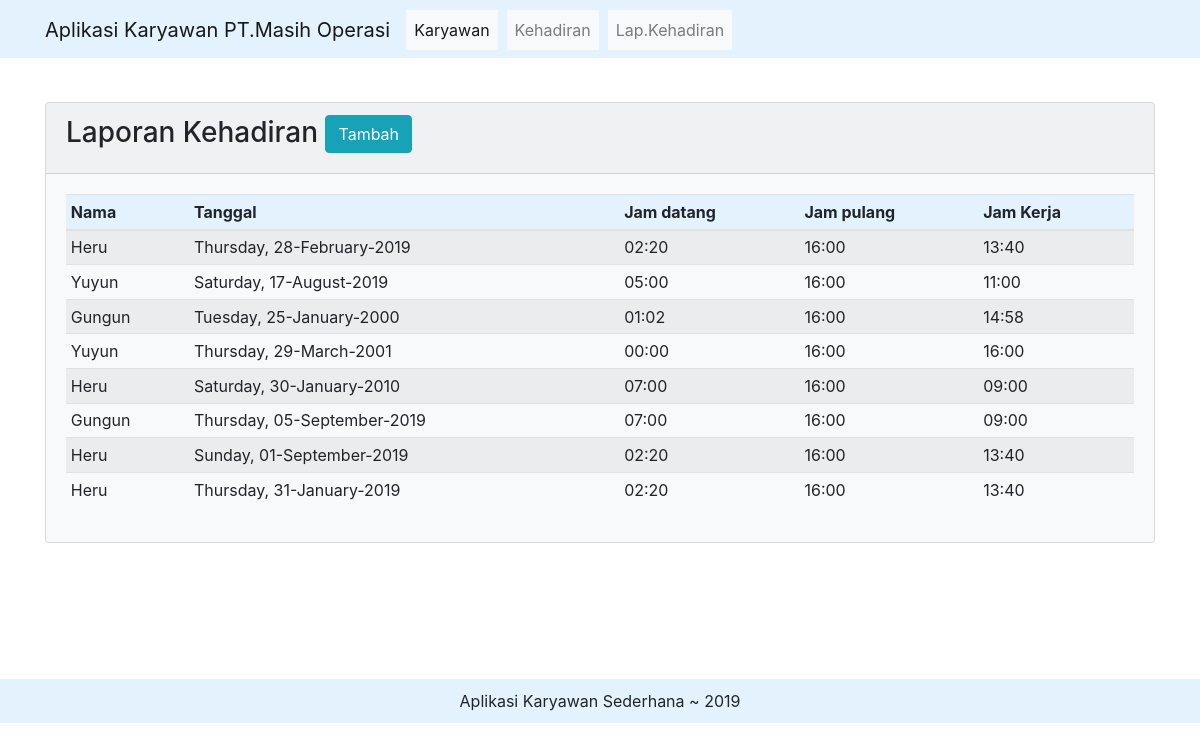
Screenshot of /lap_absen.php with the database file from the repository.
### tables this page shows
CREATE TABLE `kehadiran` (
  `id` int(5) NOT NULL AUTO_INCREMENT,
  `karyawan_id` int(3) NOT NULL,
  `tgl` date NOT NULL,
  `datang` time NOT NULL,
  `pulang` time NOT NULL,
  PRIMARY KEY (`id`),
  KEY `karyawan_id` (`karyawan_id`),
  CONSTRAINT `kehadiran_ibfk_1` FOREIGN KEY (`karyawan_id`) REFERENCES `karyawan` (`id`)
);

CREATE TABLE `karyawan` (
  `id` int(3) NOT NULL AUTO_INCREMENT,
  `nama` varchar(60) NOT NULL,
  `jenkel` varchar(10) NOT NULL,
  `jabatan` varchar(20) NOT NULL,
  `no_hp` varchar(16) NOT NULL,
  `alamat` text NOT NULL,
  PRIMARY KEY (`id`)
);

### lap_absen.php (the view, shortened to what this page needs)
<?php include('header.php') ?>
	<div class="card  bg-light mb-3">
	<div class="card-header">
		<h3>Laporan Kehadiran
		<a class="btn btn-info" href="tambah_absen.php">Tambah</a>
		</h3>
	</div>
	 <div class="card-body">
		<table class="table table-sm table-striped">
			<thead class="" style="background-color:#e3f2fd!important">
				<th>Nama</th>
				<th>Tanggal</th>
				<th>Jam datang</th>
				<th>Jam pulang</th>
				<th>Jam Kerja</th>
			</thead>
			<tbody>
			<?php
				$con = mysqli_connect("localhost","root","","crudmysqli");
				$query=mysqli_query($con,
					"select kehadiran.*, karyawan.nama as nm_karyawan,
					timediff(kehadiran.pulang,kehadiran.datang) as jam_kerja
					from kehadiran
					left join karyawan ON kehadiran.karyawan_id=karyawan.id");
				while($row=mysqli_fetch_array($query)){
					?>
					<tr>
						<td><?php echo $row['nm_karyawan']; ?></td>
						<td><?php echo date("l, d-F-Y", strtotime($row['tgl'])); ?></td>
						<td><?php echo substr($row['datang'],0,5); ?></td>
						<td><?php echo substr($row['pulang'],0,5); ?></td>
						<td><?php echo substr($row['jam_kerja'],0,5); ?></td>
					</tr>
					<?php
				}
			?>
			</tbody>
		</table>
	</div>
	</div>
</div>
<?php include('footer.php') ?>
</body>
</html>

### rows the page displays
kehadiran: karyawan.nama "Heru", tgl "Thursday, 28-February-2019", datang "02:20", pulang "16:00", jam_kerja "13:40"
kehadiran: karyawan.nama "Yuyun", tgl "Saturday, 17-August-2019", datang "05:00", pulang "16:00", jam_kerja "11:00"
kehadiran: karyawan.nama "Gungun", tgl "Tuesday, 25-January-2000", datang "01:02", pulang "16:00", jam_kerja "14:58"
kehadiran: karyawan.nama "Yuyun", tgl "Thursday, 29-March-2001", datang "00:00", pulang "16:00", jam_kerja "16:00"
kehadiran: karyawan.nama "Heru", tgl "Saturday, 30-January-2010", datang "07:00", pulang "16:00", jam_kerja "09:00"
kehadiran: karyawan.nama "Gungun", tgl "Thursday, 05-September-2019", datang "07:00", pulang "16:00", jam_kerja "09:00"
kehadiran: karyawan.nama "Heru", tgl "Sunday, 01-September-2019", datang "02:20", pulang "16:00", jam_kerja "13:40"
kehadiran: karyawan.nama "Heru", tgl "Thursday, 31-January-2019", datang "02:20", pulang "16:00", jam_kerja "13:40"
